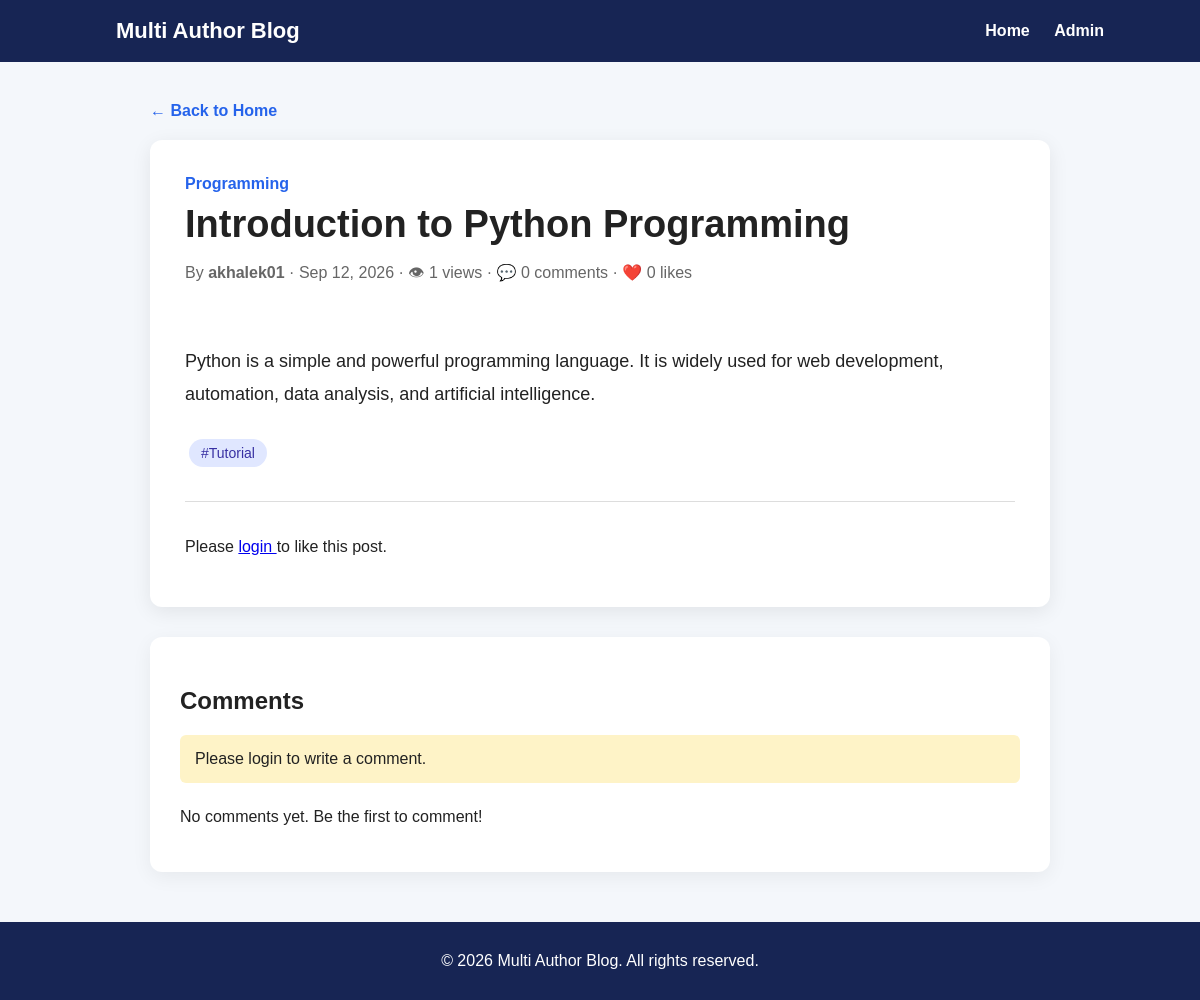
/post/introduction-to-python-programming/, run on the app's committed database.
### blog/models.py (models this page shows, shortened)
class Post(models.Model):
    class Status(models.TextChoices):
        DRAFT = "draft", "Draft"
        PUBLISHED = "published", "Published"
    title = models.CharField(max_length=200)
    slug = models.SlugField(
        max_length=220,
        unique=True,
        blank=True
    )
    content = models.TextField()
    featured_image = models.ImageField(
        upload_to="posts/",
        blank=True,
        null=True
    )
    category = models.ForeignKey(
        Category,
        on_delete=models.CASCADE,
        related_name="posts"
    )
    tags = models.ManyToManyField(
        Tag,
        blank=True,
        related_name="posts"
    )
    author = models.ForeignKey(
        User,
        on_delete=models.CASCADE,
        related_name="posts"
    )
    status = models.CharField(
        max_length=20,
        choices=Status.choices,
        default=Status.DRAFT
    )
    view_count = models.PositiveIntegerField(default=0)
    created_at = models.DateTimeField(auto_now_add=True)
    updated_at = models.DateTimeField(auto_now=True)
    class Meta:
        ordering = ["-created_at"]
    def save(self, *args, **kwargs):
        super().save(*args, **kwargs)

class Category(models.Model):
    name = models.CharField(max_length=100, unique=True)
    slug = models.SlugField(max_length=120, unique=True, blank=True)
    class Meta:
        verbose_name_plural = "Categories"
        ordering = ["name"]

class Tag(models.Model):
    name = models.CharField(max_length=50, unique=True)
    slug = models.SlugField(max_length=70, unique=True, blank=True)
    class Meta:
        ordering = ["name"]

### blog/views.py (the view)
def post_detail(request, slug):
    post = get_object_or_404(
        Post.objects
        .filter(status=Post.Status.PUBLISHED)
        .select_related("author", "category")
        .prefetch_related("tags"),
        slug=slug
    )
    post.view_count += 1
    post.save(update_fields=["view_count"])
    comments = post.comments.select_related("user").all()
    liked = False
    if request.user.is_authenticated:
        liked = Like.objects.filter(
            post=post,
            user=request.user
        ).exists()
    context = {
        "post": post,
        "comments": comments,
        "liked": liked,
    }
    return render(request, "blog/post_detail.html", context)

### blog/templates/blog/post_detail.html (shortened to what this page needs)
<!DOCTYPE html>
<html lang="en">
<head>
</head>
<body>
<nav>
    <div>
        <a href="/" class="logo">Multi Author Blog</a>
    </div>
    <div>
        <a href="/">Home</a>
        <a href="/admin/">Admin</a>
    </div>
</nav>
<div class="container">
    <a href="/" class="back-link">← Back to Home</a>
    <article class="post-card">
        <div class="category">
            {{ post.category.name }}
        </div>
        <h1>{{ post.title }}</h1>
        <div class="meta">
            By <strong>{{ post.author.username }}</strong>
            · {{ post.created_at|date:"M d, Y" }}
            · 👁 {{ post.view_count }} views
            · 💬 {{ comments.count }} comments
            · ❤️ {{ post.likes.count }} likes
        </div>
        <div class="content">
            {{ post.content }}
        </div>
        <div class="tags">
            {% for tag in post.tags.all %}
                <span class="tag">#{{ tag.name }}</span>
            {% endfor %}
        </div>
        <div class="actions">
            {% if user.is_authenticated %}
                <form
                    method="post"
                    action="{% url 'toggle_like' post.slug %}"
                    style="display:inline;"
                >
                    {% csrf_token %}
                    <button type="submit" class="like-btn">
                        {% if liked %}
                            ❤️ Unlike
                        {% else %}
                            🤍 Like
                        {% endif %}
                    </button>
                </form>
            {% else %}
                <p>
                    Please
                    <a href="/admin/login/?next={{ request.path }}">
                        login
                    </a>
                    to like this post.
                </p>
            {% endif %}
        </div>
    </article>
    <section class="comment-section">
        <h2>Comments</h2>
        {% if user.is_authenticated %}
            <form
                method="post"
                action="{% url 'add_comment' post.slug %}"
            >
                {% csrf_token %}
                <textarea
                    name="text"
                    placeholder="Write your comment..."
                    required
                ></textarea>
                <button type="submit" class="submit-btn">
                    Add Comment
                </button>
            </form>
        {% else %}
            <div class="login-message">
                Please login to write a comment.
            </div>
        {% endif %}
        <div style="margin-top:25px;">
            {% for comment in comments %}
                <div class="comment">
                    <div class="comment-user">
                        {{ comment.user.username }}
                    </div>
                    <div class="comment-date">
                        {{ comment.created_at|date:"M d, Y H:i" }}
                    </div>
                    <p>
                        {{ comment.text }}
                    </p>
                </div>
            {% empty %}
                <p>No comments yet. Be the first to comment!</p>
            {% endfor %}
        </div>
    </section>
</div>
<footer>
    © 2026 Multi Author Blog. All rights reserved.
</footer>
</body>
</html>

### blog/templates/blog/post_detail.html (style rules this page uses)
* { box-sizing: border-box; }
body { margin: 0; font-family: Arial, sans-serif; background: #f4f7fb; color: #222; }
nav { background: #172554; padding: 18px 8%; display: flex; justify-content: space-between; align-items: center; }
nav a { color: white; text-decoration: none; margin-left: 20px; font-weight: bold; }
.logo { font-size: 22px; }
.container { width: 90%; max-width: 900px; margin: 40px auto; }
.post-card { background: white; padding: 35px; border-radius: 12px; box-shadow: 0 5px 20px rgba(0, 0, 0, 0.08); }
.category { color: #2563eb; font-weight: bold; margin-bottom: 10px; }
h1 { font-size: 38px; margin: 10px 0 15px; }
.meta { color: #666; margin-bottom: 25px; }
.content { font-size: 18px; line-height: 1.8; white-space: pre-line; }
.tags { margin-top: 25px; }
.tag { display: inline-block; background: #e0e7ff; color: #3730a3; padding: 6px 12px; margin: 4px; border-radius: 20px; font-size: 14px; }
.actions { margin-top: 30px; padding-top: 20px; border-top: 1px solid #ddd; }
.comment-section { margin-top: 30px; background: white; padding: 30px; border-radius: 12px; box-shadow: 0 5px 20px rgba(0, 0, 0, 0.06); }
.login-message { background: #fef3c7; padding: 15px; border-radius: 6px; }
.back-link { display: inline-block; margin-bottom: 20px; color: #2563eb; text-decoration: none; font-weight: bold; }
footer { text-align: center; padding: 30px; margin-top: 50px; background: #172554; color: white; }

### data on the page
Post: category.name "Programming", title "Introduction to Python Programming", author.username "akhalek01", created_at "Sep 12, 2026", view_count "1", likes.count "0", content "Python is a simple and powerful programming language. It is widely used for web development, automation, data analysis, and artificial intelligence."
Tag: name "Tutorial"

### other printed values
{{ comments.count }} "0"
